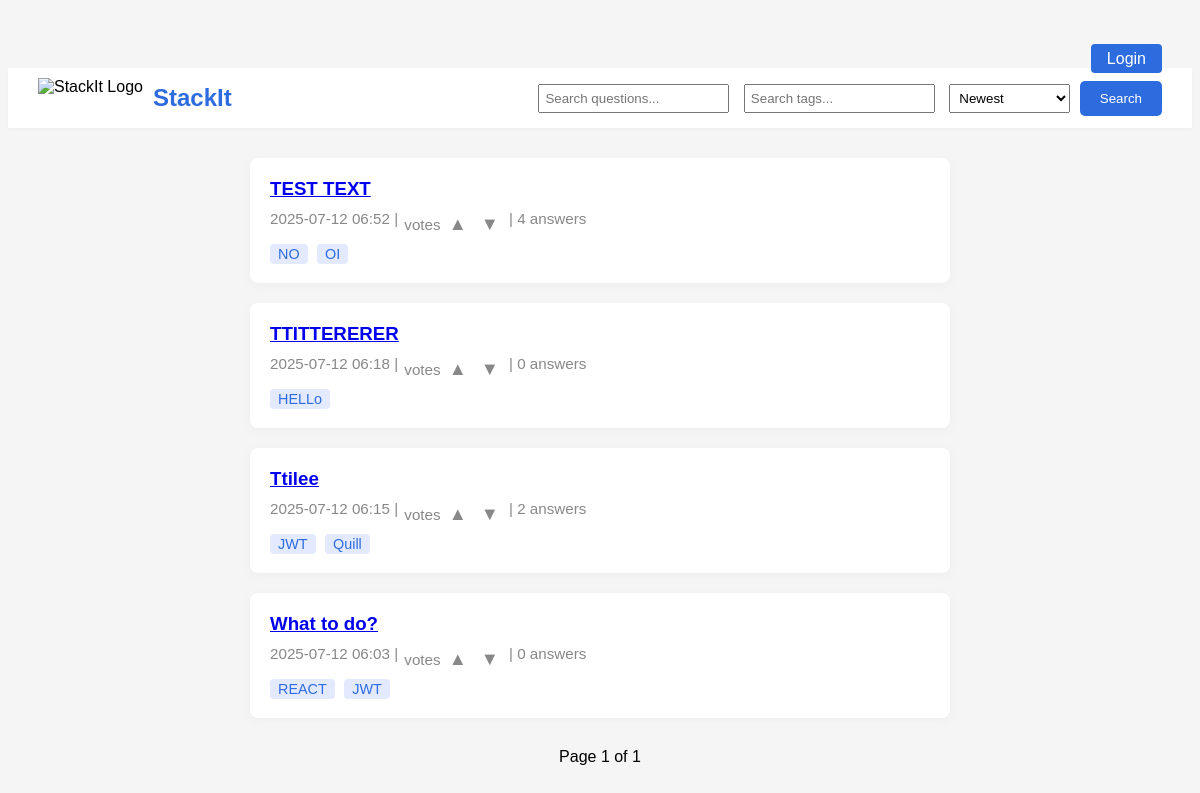
The page / on the database its author committed.
### questions/models.py (models this page shows, shortened)
class Question(models.Model):
    title = models.CharField(max_length=200)
    description = models.TextField()  # Will store HTML from rich text editor
    author = models.ForeignKey(settings.AUTH_USER_MODEL, on_delete=models.CASCADE)
    created_at = models.DateTimeField(auto_now_add=True)
    tags = models.CharField(max_length=200)  # Comma-separated tags for simplicity

### accounts/views.py (the view, shortened to what this page needs)
# urls.py: path('', landing, name='landing'),
def landing(request):
    q = request.GET.get('q', '')
    tag = request.GET.get('tag', '')
    sort = request.GET.get('sort', 'new')
    questions = Question.objects.all()  # type: ignore
    if q:
        questions = questions.filter(title__icontains=q)
    if tag:
        questions = questions.filter(tags__icontains=tag)
    questions = questions.annotate(
        upvotes=Coalesce(Sum('vote__value', filter=Q(vote__vote_type='question', vote__value=1)), V(0)),
        downvotes=Coalesce(Sum('vote__value', filter=Q(vote__vote_type='question', vote__value=-1)), V(0)),
        answer_count=Coalesce(Count('answers'), V(0))
    )
    for question in questions:
        question.net_votes = question.upvotes - abs(question.downvotes)
    if sort == 'new':
        questions = questions.order_by('-created_at')
    elif sort == 'old':
        questions = questions.order_by('created_at')
    elif sort == 'upvotes':
        questions = questions.order_by('-upvotes')
    elif sort == 'downvotes':
        questions = questions.order_by('upvotes')
    paginator = Paginator(questions, 10)
    page_number = request.GET.get('page')
    questions_page = paginator.get_page(page_number)
    for q in questions_page:
        q.tags_list = [t.strip() for t in q.tags.split(',') if t.strip()]
    querystring = ''
    for key in ['q', 'tag', 'sort']:
        value = request.GET.get(key)
        if value:
            querystring += f'&{key}={value}'
    user_votes = {}
    return render(request, 'landing.html', {
        'username': request.user.username if request.user.is_authenticated else None,
        'questions': questions_page,
        'querystring': querystring,
        'user_votes': user_votes,
    })

### templates/landing.html (shortened to what this page needs)
{% load static %}
{% load dict_get %}
<!DOCTYPE html>
<html>
<head>
    <link rel="stylesheet" href="{% static 'css/styles.css' %}">
</head>
<body>
    <div class="user-bar">
        {% if username %}
            Welcome, {{ username }}!
            <a href="{% url 'logout' %}">Logout</a>
        {% else %}
            <a href="{% url 'login' %}" class="login-btn">Login</a>
        {% endif %}
    </div>
    <div class="top-bar">
        <div class="logo">
            <img src="{% static 'images/logo.png' %}" alt="StackIt Logo" height="40">
            <span class="site-name">StackIt</span>
        </div>
        <form class="search-form" method="get" action="{% url 'landing' %}">
            <input type="text" name="q" placeholder="Search questions..." value="{{ request.GET.q }}">
            <input type="text" name="tag" placeholder="Search tags..." value="{{ request.GET.tag }}">
            <select name="sort">
                <option value="new" {% if request.GET.sort == "new" %}selected{% endif %}>Newest</option>
            </select>
            <button type="submit">Search</button>
        </form>
    </div>
    <div class="questions-list">
        {% for question in questions %}
            <div class="question-card">
                <a href="{% url 'question_detail' question.id %}">
                    <h3>{{ question.title }}</h3>
                </a>
                <div class="meta">
                    <span>{{ question.created_at|date:"Y-m-d H:i" }}</span> |
                    <span class="vote-group" id="q-vote-group-{{ question.id }}">
                        <span>votes</span>
                        {% if username %}
                            <button class="vote-btn {% if user_votes|dict_get:question.id == 1 %}voted-up{% endif %}" onclick="vote('question', {{ question.id }}, 1)">▲</button>
                            <button class="vote-btn {% if user_votes|dict_get:question.id == -1 %}voted-down{% endif %}" onclick="vote('question', {{ question.id }}, -1)">▼</button>
                        {% else %}
                            <button class="vote-btn" onclick="window.location='{% url 'login' %}'">▲</button>
                            <button class="vote-btn" onclick="window.location='{% url 'login' %}'">▼</button>
                        {% endif %}
                    </span>
                    |
                    <span>{{ question.answer_count|default:0 }} answers</span>
                </div>
                <div class="tags">
                    {% for tag in question.tags_list %}
                        <span class="tag">{{ tag }}</span>
                    {% endfor %}
                </div>
            </div>
        {% empty %}
            <p>No questions found.</p>
        {% endfor %}
    </div>
    <div class="pagination">
        <span>Page {{ questions.number }} of {{ questions.paginator.num_pages }}</span>
    </div>
</body>
</html>

### static/css/styles.css (style rules this page uses)
body { background: #f5f5f5; font-family: Arial, sans-serif; text-align: center; margin-top: 50px; }
button { padding: 10px 20px; background: #2d6cdf; color: #fff; border: none; border-radius: 5px; cursor: pointer; }
.vote-btn { background: none !important; border: none !important; color: #888 !important; font-size: 1.2em; cursor: pointer; margin: 0 2px; padding: 2px 4px !important; border-radius: 3px; transition: color 0.2s ease; }

### templates/landing.html (style rules this page uses)
.top-bar { display: flex; align-items: center; justify-content: space-between; background: #fff; padding: 10px 30px; box-shadow: 0 2px 4px #eee; }
.logo { display: flex; align-items: center; }
.site-name { font-size: 1.5em; font-weight: bold; margin-left: 10px; color: #2d6cdf; }
.search-form input, .search-form select { margin: 0 5px; padding: 5px; }
.questions-list { margin: 30px auto; max-width: 700px; }
.question-card { background: #fff; margin-bottom: 20px; padding: 20px; border-radius: 8px; box-shadow: 0 2px 8px #eee; text-align: left; }
.question-card h3 { margin: 0 0 10px 0; }
.meta { color: #888; font-size: 0.95em; margin-bottom: 8px; }
.tags { margin-top: 8px; }
.tag { background: #e3eaff; color: #2d6cdf; border-radius: 4px; padding: 2px 8px; margin-right: 5px; font-size: 0.9em; }
.pagination { margin: 30px 0; }
.pagination span { margin: 0 10px; }
.user-bar { text-align: right; margin: 10px 30px 0 0; }
.login-btn { background: #2d6cdf; color: #fff; border: none; padding: 6px 16px; border-radius: 4px; text-decoration: none; }
.vote-group { display: inline-flex; align-items: center; gap: 2px; }

### rows shown on the page
Question: title "TEST TEXT", created_at "2025-07-12 06:52", answer_count "4", tags_list "NO" "OI"
Question: title "TTITTERERER", created_at "2025-07-12 06:18", answer_count "0", tags_list "HELLo"
Question: title "Ttilee", created_at "2025-07-12 06:15", answer_count "2", tags_list "JWT" "Quill"
Question: title "What to do?", created_at "2025-07-12 06:03", answer_count "0", tags_list "REACT" "JWT"

### other values the page prints
{{ questions.number }} "1"
{{ questions.paginator.num_pages }} "1"
